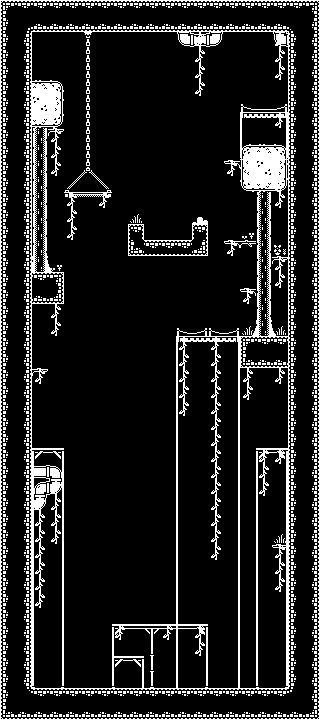

This game map was drawn from its Tiled (.tmx) file and the tilesets committed beside it. A one-line description and the trimmed map source follow:
An orthogonal 20x45 tile map with 16x16 px tiles, 4 tile layers (ground, decoration, foreground, platforms), 1 hidden layer not drawn, 2 tilesets and 67 objects (31x light, 16x spike, 9x moving-platform, 5x torch, 3x gem, ...).

<map version="1.10" tiledversion="1.12.2" orientation="orthogonal" renderorder="right-down" width="20" height="45" tilewidth="16" tileheight="16" infinite="0" nextlayerid="12" nextobjectid="154">
 <editorsettings>
  <export target="level6.json" format="json" />
 </editorsettings>
 <tileset firstgid="1" name="monochrome_tilemap_transparent_packed" tilewidth="16" tileheight="16" tilecount="400" columns="20">
  <image source="../images/monochrome_tilemap_transparent_packed.png" width="320" height="320" />
  <tile id="248">
   <properties>
    <property name="active" type="bool" value="false" />
   </properties>
  </tile>
 </tileset>
 <tileset firstgid="401" name="monochrome_tilemap_packed" tilewidth="16" tileheight="16" tilecount="400" columns="20">
  <image source="../images/monochrome_tilemap_packed.png" width="320" height="320" />
 </tileset>
 <layer id="4" name="background" width="20" height="45" visible="0">
  <data>[900 cells, 900 non-empty, 1 distinct tile ids]</data>
 </layer>
 <layer id="1" name="ground" width="20" height="45">
  <data>[900 cells, 311 non-empty, 34 distinct tile ids]</data>
 </layer>
 <layer id="2" name="decoration" width="20" height="45">
  <data>[900 cells, 77 non-empty, 5 distinct tile ids]</data>
 </layer>
 <layer id="5" name="foreground" width="20" height="45">
  <data>[900 cells, 138 non-empty, 16 distinct tile ids]</data>
 </layer>
 <layer id="10" name="platforms" width="20" height="45">
  <data>[900 cells, 26 non-empty, 14 distinct tile ids]</data>
 </layer>
 <objectgroup id="8" name="triggers">
  <object id="95" name="goal" type="goal" gid="390" x="256" y="112" width="16" height="16" />
  <object id="96" name="key" type="key" gid="97" x="32" y="368" width="16" height="16" />
  <object id="99" name="gem" type="gem" gid="103" x="272" y="544" width="16" height="16">
   <properties>
    <property name="value" type="int" value="1" />
   </properties>
  </object>
  <object id="110" name="gem" type="gem" gid="103" x="32" y="80" width="16" height="16">
   <properties>
    <property name="value" type="int" value="1" />
   </properties>
  </object>
  <object id="119" name="gem" type="gem" gid="103" x="128" y="688" width="16" height="16">
   <properties>
    <property name="value" type="int" value="1" />
   </properties>
  </object>
 </objectgroup>
 <objectgroup id="11" name="hazards">
  <object id="70" name="spike" type="spike" gid="184" x="48" y="688" width="16" height="16">
   <properties>
    <property name="danger-x" type="bool" value="false" />
    <property name="danger-y" type="bool" value="true" />
   </properties>
  </object>
  <object id="71" name="spike" type="spike" gid="184" x="32" y="688" width="16" height="16">
   <properties>
    <property name="danger-x" type="bool" value="false" />
    <property name="danger-y" type="bool" value="true" />
   </properties>
  </object>
  <object id="72" name="spike" type="spike" gid="184" x="64" y="688" width="16" height="16">
   <properties>
    <property name="danger-x" type="bool" value="false" />
    <property name="danger-y" type="bool" value="true" />
   </properties>
  </object>
  <object id="73" name="spike" type="spike" gid="184" x="96" y="688" width="16" height="16">
   <properties>
    <property name="danger-x" type="bool" value="false" />
    <property name="danger-y" type="bool" value="true" />
   </properties>
  </object>
  <object id="74" name="spike" type="spike" gid="184" x="80" y="688" width="16" height="16">
   <properties>
    <property name="danger-x" type="bool" value="false" />
    <property name="danger-y" type="bool" value="true" />
   </properties>
  </object>
  <object id="75" name="spike" type="spike" gid="184" x="224" y="688" width="16" height="16">
   <properties>
    <property name="danger-x" type="bool" value="false" />
    <property name="danger-y" type="bool" value="true" />
   </properties>
  </object>
  <object id="76" name="spike" type="spike" gid="184" x="208" y="688" width="16" height="16">
   <properties>
    <property name="danger-x" type="bool" value="false" />
    <property name="danger-y" type="bool" value="true" />
   </properties>
  </object>
  <object id="77" name="spike" type="spike" gid="184" x="240" y="688" width="16" height="16">
   <properties>
    <property name="danger-x" type="bool" value="false" />
    <property name="danger-y" type="bool" value="true" />
   </properties>
  </object>
  <object id="78" name="spike" type="spike" gid="184" x="272" y="688" width="16" height="16">
   <properties>
    <property name="danger-x" type="bool" value="false" />
    <property name="danger-y" type="bool" value="true" />
   </properties>
  </object>
  <object id="79" name="spike" type="spike" gid="184" x="256" y="688" width="16" height="16">
   <properties>
    <property name="danger-x" type="bool" value="false" />
    <property name="danger-y" type="bool" value="true" />
   </properties>
  </object>
  <object id="80" name="spike" type="spike" gid="184" x="176" y="688" width="16" height="16">
   <properties>
    <property name="danger-x" type="bool" value="false" />
    <property name="danger-y" type="bool" value="true" />
   </properties>
  </object>
  <object id="81" name="spike" type="spike" gid="184" x="160" y="688" width="16" height="16">
   <properties>
    <property name="danger-x" type="bool" value="false" />
    <property name="danger-y" type="bool" value="true" />
   </properties>
  </object>
  <object id="82" name="spike" type="spike" gid="184" x="192" y="688" width="16" height="16">
   <properties>
    <property name="danger-x" type="bool" value="false" />
    <property name="danger-y" type="bool" value="true" />
   </properties>
  </object>
  <object id="83" name="L" type="moving-platform" gid="65" x="64" y="496" width="16" height="16">
   <properties>
    <property name="move-x" type="int" value="0" />
    <property name="move-y" type="int" value="130" />
    <property name="speed" type="int" value="30" />
   </properties>
  </object>
  <object id="84" name="R" type="moving-platform" gid="67" x="80" y="496" width="16" height="16">
   <properties>
    <property name="move-x" type="int" value="0" />
    <property name="move-y" type="int" value="130" />
    <property name="speed" type="int" value="30" />
   </properties>
  </object>
  <object id="100" name="L" type="moving-platform" gid="65" x="112" y="448" width="16" height="16">
   <properties>
    <property name="move-x" type="int" value="60" />
    <property name="move-y" type="int" value="0" />
    <property name="speed" type="int" value="30" />
   </properties>
  </object>
  <object id="101" name="R" type="moving-platform" gid="67" x="128" y="448" width="16" height="16">
   <properties>
    <property name="move-x" type="int" value="60" />
    <property name="move-y" type="int" value="0" />
    <property name="speed" type="int" value="30" />
   </properties>
  </object>
  <object id="102" name="L" type="moving-platform" gid="65" x="80" y="400" width="16" height="16">
   <properties>
    <property name="move-x" type="int" value="80" />
    <property name="move-y" type="int" value="0" />
    <property name="speed" type="int" value="15" />
   </properties>
  </object>
  <object id="103" name="R" type="moving-platform" gid="67" x="96" y="400" width="16" height="16">
   <properties>
    <property name="move-x" type="int" value="80" />
    <property name="move-y" type="int" value="0" />
    <property name="speed" type="int" value="15" />
   </properties>
  </object>
  </objectgroup>
 <objectgroup id="7" name="lights">
  <!-- 37 objects omitted --></objectgroup>
 <objectgroup id="6" name="spawns" />
</map>
<!-- 43 of 67 objects omitted -->
